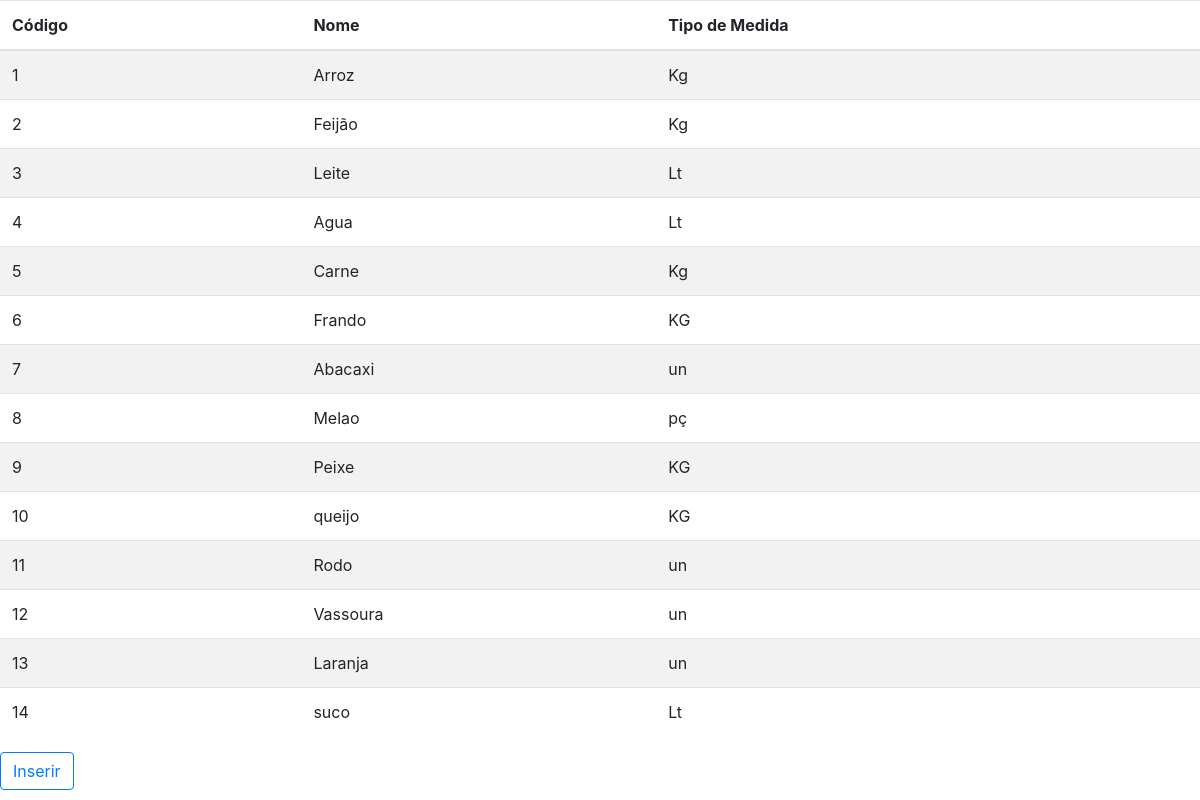
The page / on the database its author committed.
### tables this page shows
CREATE TABLE "produtos" (
	"id"	INTEGER,
	"nome"	VARCHAR(100) NOT NULL,
	"um"	VARCHAR(3) NOT NULL,
	PRIMARY KEY("id" AUTOINCREMENT)
);

### index.php (called while the page is built)
<?php
    require_once 'connection.php';
    $produtos = $connection->query("SELECT * FROM produtos");
    require 'produtosView.php';

### produtosView.php (the view, shortened to what this page needs)
<!DOCTYPE html>
<html lang="pt-BR">
<head>
  <link rel="stylesheet" href="https://cdn.jsdelivr.net/npm/bootstrap@4.6.0/dist/css/bootstrap.min.css">
</head>
<body>
<div >
  <table  id="tabela" class="table table-striped ">
    <thead>
        <tr >
            <th>Código</th>
            <th>Nome</th>
            <th>Tipo de Medida</th>
        </tr>
    </thead>
  <tbody>
    <?php
      while ($e = $produtos->fetch()) {
        echo "<tr>" .
        "<td>" . $e["id"] . "</td> "
        . "<td>" . $e["nome"] . "</td> "
        . "<td>" . $e["um"] . "</td> "
        . "</tr>";
        }
        ?>
    </tbody>
  </div>
    <div>
  <div class="btn btn-outline-primary" >
  <a href="/dados/produtosViewInsert.php">Inserir</a>
  </div>
  </div>
</body>
</html>

### rows shown on the page
produtos: id "1", nome "Arroz", um "Kg"
produtos: id "2", nome "Feijão", um "Kg"
produtos: id "3", nome "Leite", um "Lt"
produtos: id "4", nome "Agua", um "Lt"
produtos: id "5", nome "Carne", um "Kg"
produtos: id "6", nome "Frando", um "KG"
produtos: id "7", nome "Abacaxi", um "un"
produtos: id "8", nome "Melao", um "pç"
produtos: id "9", nome "Peixe", um "KG"
produtos: id "10", nome "queijo", um "KG"
produtos: id "11", nome "Rodo", um "un"
produtos: id "12", nome "Vassoura", um "un"
produtos: id "13", nome "Laranja", um "un"
produtos: id "14", nome "suco", um "Lt"
